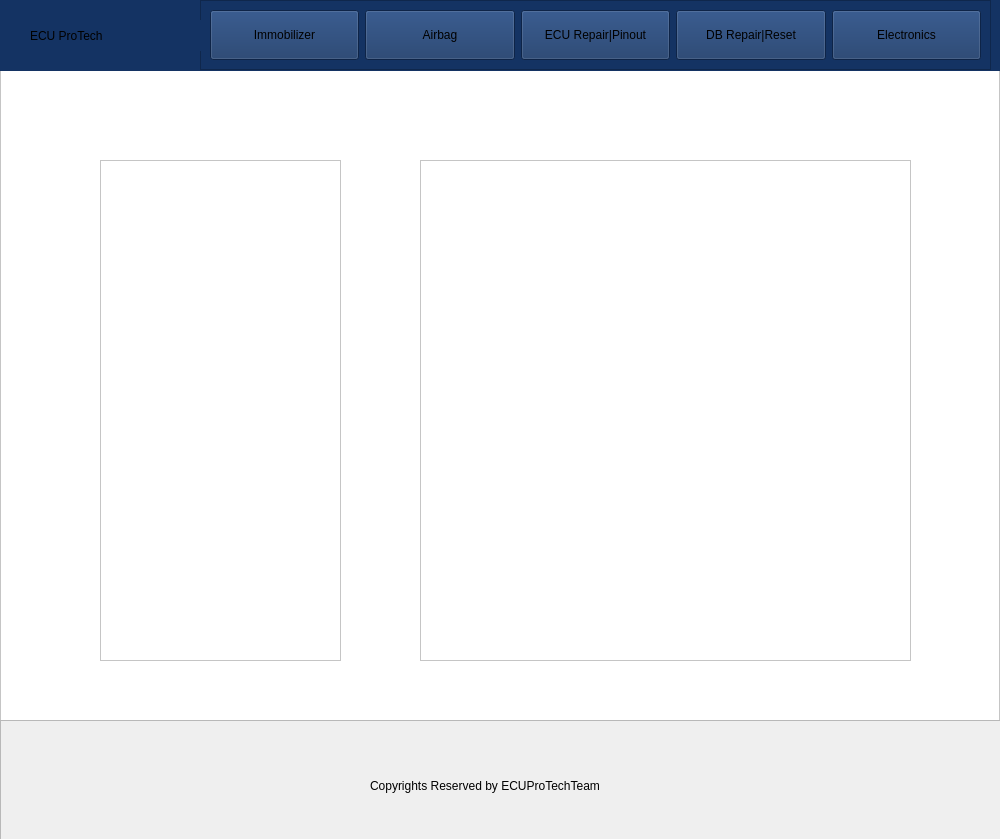
<?xml version="1.0" encoding="UTF-8"?>
<ui version="4.0">
 <class>MainWindow</class>
 <widget class="QMainWindow" name="MainWindow">
  <property name="geometry">
   <rect>
    <x>0</x>
    <y>0</y>
    <width>1000</width>
    <height>839</height>
   </rect>
  </property>
  <property name="sizePolicy">
   <sizepolicy hsizetype="Expanding" vsizetype="Expanding">
    <horstretch>0</horstretch>
    <verstretch>0</verstretch>
   </sizepolicy>
  </property>
  <property name="minimumSize">
   <size>
    <width>1000</width>
    <height>700</height>
   </size>
  </property>
  <property name="windowTitle">
   <string>ECU ProTech 2021</string>
  </property>
  <property name="tabShape">
   <enum>QTabWidget::Triangular</enum>
  </property>
  <widget class="QWidget" name="centralwidget">
   <property name="styleSheet">
    <string notr="true"/>
   </property>
   <layout class="QVBoxLayout" name="verticalLayout">
    <property name="spacing">
     <number>0</number>
    </property>
    <property name="leftMargin">
     <number>0</number>
    </property>
    <property name="topMargin">
     <number>0</number>
    </property>
    <property name="rightMargin">
     <number>0</number>
    </property>
    <property name="bottomMargin">
     <number>0</number>
    </property>
    <item>
     <widget class="QFrame" name="content">
      <property name="styleSheet">
       <string notr="true"/>
      </property>
      <property name="frameShape">
       <enum>QFrame::NoFrame</enum>
      </property>
      <property name="frameShadow">
       <enum>QFrame::Raised</enum>
      </property>
      <widget class="QFrame" name="frame_pages">
       <property name="geometry">
        <rect>
         <x>0</x>
         <y>0</y>
         <width>1000</width>
         <height>721</height>
        </rect>
       </property>
       <property name="sizePolicy">
        <sizepolicy hsizetype="Expanding" vsizetype="Expanding">
         <horstretch>0</horstretch>
         <verstretch>0</verstretch>
        </sizepolicy>
       </property>
       <property name="styleSheet">
        <string notr="true">background-color:white;</string>
       </property>
       <property name="frameShape">
        <enum>QFrame::StyledPanel</enum>
       </property>
       <property name="frameShadow">
        <enum>QFrame::Raised</enum>
       </property>
       <widget class="QListView" name="dropdown_menu">
        <property name="geometry">
         <rect>
          <x>100</x>
          <y>160</y>
          <width>241</width>
          <height>501</height>
         </rect>
        </property>
        <property name="minimumSize">
         <size>
          <width>100</width>
          <height>0</height>
         </size>
        </property>
        <property name="maximumSize">
         <size>
          <width>16777215</width>
          <height>16777215</height>
         </size>
        </property>
        <property name="styleSheet">
         <string notr="true"/>
        </property>
       </widget>
       <widget class="QListView" name="dropdown_menu_2">
        <property name="geometry">
         <rect>
          <x>420</x>
          <y>160</y>
          <width>491</width>
          <height>501</height>
         </rect>
        </property>
        <property name="minimumSize">
         <size>
          <width>100</width>
          <height>0</height>
         </size>
        </property>
        <property name="styleSheet">
         <string notr="true"/>
        </property>
       </widget>
       <widget class="QFrame" name="top_bar">
        <property name="geometry">
         <rect>
          <x>0</x>
          <y>0</y>
          <width>1000</width>
          <height>71</height>
         </rect>
        </property>
        <property name="sizePolicy">
         <sizepolicy hsizetype="Expanding" vsizetype="Expanding">
          <horstretch>0</horstretch>
          <verstretch>0</verstretch>
         </sizepolicy>
        </property>
        <property name="minimumSize">
         <size>
          <width>0</width>
          <height>50</height>
         </size>
        </property>
        <property name="maximumSize">
         <size>
          <width>16777215</width>
          <height>100</height>
         </size>
        </property>
        <property name="styleSheet">
         <string notr="true">background-color: #143363;</string>
        </property>
        <property name="frameShape">
         <enum>QFrame::NoFrame</enum>
        </property>
        <property name="frameShadow">
         <enum>QFrame::Raised</enum>
        </property>
        <widget class="QFrame" name="frame">
         <property name="geometry">
          <rect>
           <x>200</x>
           <y>0</y>
           <width>791</width>
           <height>70</height>
          </rect>
         </property>
         <property name="sizePolicy">
          <sizepolicy hsizetype="Expanding" vsizetype="Expanding">
           <horstretch>0</horstretch>
           <verstretch>0</verstretch>
          </sizepolicy>
         </property>
         <property name="frameShape">
          <enum>QFrame::StyledPanel</enum>
         </property>
         <property name="frameShadow">
          <enum>QFrame::Raised</enum>
         </property>
         <layout class="QHBoxLayout" name="horizontalLayout">
          <item>
           <widget class="QPushButton" name="button_2">
            <property name="minimumSize">
             <size>
              <width>0</width>
              <height>50</height>
             </size>
            </property>
            <property name="styleSheet">
             <string notr="true"/>
            </property>
            <property name="text">
             <string>Immobilizer</string>
            </property>
           </widget>
          </item>
          <item>
           <widget class="QPushButton" name="button_5">
            <property name="minimumSize">
             <size>
              <width>0</width>
              <height>50</height>
             </size>
            </property>
            <property name="styleSheet">
             <string notr="true"/>
            </property>
            <property name="text">
             <string>Airbag</string>
            </property>
           </widget>
          </item>
          <item>
           <widget class="QPushButton" name="button_1">
            <property name="minimumSize">
             <size>
              <width>0</width>
              <height>50</height>
             </size>
            </property>
            <property name="styleSheet">
             <string notr="true"/>
            </property>
            <property name="text">
             <string>ECU Repair|Pinout</string>
            </property>
           </widget>
          </item>
          <item>
           <widget class="QPushButton" name="button_4">
            <property name="minimumSize">
             <size>
              <width>0</width>
              <height>50</height>
             </size>
            </property>
            <property name="styleSheet">
             <string notr="true"/>
            </property>
            <property name="text">
             <string>DB Repair|Reset</string>
            </property>
           </widget>
          </item>
          <item>
           <widget class="QPushButton" name="button_3">
            <property name="minimumSize">
             <size>
              <width>0</width>
              <height>50</height>
             </size>
            </property>
            <property name="styleSheet">
             <string notr="true"/>
            </property>
            <property name="text">
             <string>Electronics</string>
            </property>
           </widget>
          </item>
         </layout>
        </widget>
        <widget class="QLabel" name="label_2">
         <property name="geometry">
          <rect>
           <x>30</x>
           <y>20</y>
           <width>171</width>
           <height>31</height>
          </rect>
         </property>
         <property name="styleSheet">
          <string notr="true"/>
         </property>
         <property name="text">
          <string>ECU ProTech</string>
         </property>
        </widget>
       </widget>
       <widget class="QFrame" name="dropdown_box">
        <property name="geometry">
         <rect>
          <x>200</x>
          <y>70</y>
          <width>161</width>
          <height>0</height>
         </rect>
        </property>
        <property name="minimumSize">
         <size>
          <width>0</width>
          <height>0</height>
         </size>
        </property>
        <property name="maximumSize">
         <size>
          <width>16777215</width>
          <height>0</height>
         </size>
        </property>
        <property name="styleSheet">
         <string notr="true"/>
        </property>
        <property name="frameShape">
         <enum>QFrame::StyledPanel</enum>
        </property>
        <property name="frameShadow">
         <enum>QFrame::Raised</enum>
        </property>
        <layout class="QVBoxLayout" name="verticalLayout_2">
         <property name="spacing">
          <number>0</number>
         </property>
         <property name="leftMargin">
          <number>0</number>
         </property>
         <property name="topMargin">
          <number>0</number>
         </property>
         <property name="rightMargin">
          <number>0</number>
         </property>
         <property name="bottomMargin">
          <number>0</number>
         </property>
         <item>
          <widget class="QPushButton" name="button_8">
           <property name="minimumSize">
            <size>
             <width>0</width>
             <height>40</height>
            </size>
           </property>
           <property name="text">
            <string>PROG|DECODE</string>
           </property>
          </widget>
         </item>
         <item>
          <widget class="QPushButton" name="button_6">
           <property name="minimumSize">
            <size>
             <width>0</width>
             <height>40</height>
            </size>
           </property>
           <property name="text">
            <string>Pinout|Wiring</string>
           </property>
          </widget>
         </item>
         <item>
          <widget class="QPushButton" name="button_7">
           <property name="minimumSize">
            <size>
             <width>0</width>
             <height>40</height>
            </size>
           </property>
           <property name="text">
            <string>EEPROM Location</string>
           </property>
          </widget>
         </item>
        </layout>
       </widget>
       <widget class="QLabel" name="label_4">
        <property name="geometry">
         <rect>
          <x>570</x>
          <y>120</y>
          <width>321</width>
          <height>31</height>
         </rect>
        </property>
        <property name="styleSheet">
         <string notr="true"/>
        </property>
        <property name="text">
         <string/>
        </property>
       </widget>
      </widget>
      <widget class="QFrame" name="frame_2">
       <property name="geometry">
        <rect>
         <x>0</x>
         <y>720</y>
         <width>1001</width>
         <height>121</height>
        </rect>
       </property>
       <property name="sizePolicy">
        <sizepolicy hsizetype="Expanding" vsizetype="Expanding">
         <horstretch>0</horstretch>
         <verstretch>0</verstretch>
        </sizepolicy>
       </property>
       <property name="styleSheet">
        <string notr="true"/>
       </property>
       <property name="frameShape">
        <enum>QFrame::StyledPanel</enum>
       </property>
       <property name="frameShadow">
        <enum>QFrame::Raised</enum>
       </property>
       <widget class="QLabel" name="label_3">
        <property name="geometry">
         <rect>
          <x>370</x>
          <y>50</y>
          <width>321</width>
          <height>31</height>
         </rect>
        </property>
        <property name="styleSheet">
         <string notr="true"/>
        </property>
        <property name="text">
         <string>Copyrights Reserved by ECUProTechTeam</string>
        </property>
       </widget>
      </widget>
     </widget>
    </item>
   </layout>
  </widget>
 </widget>
 <resources/>
 <connections/>
</ui>
